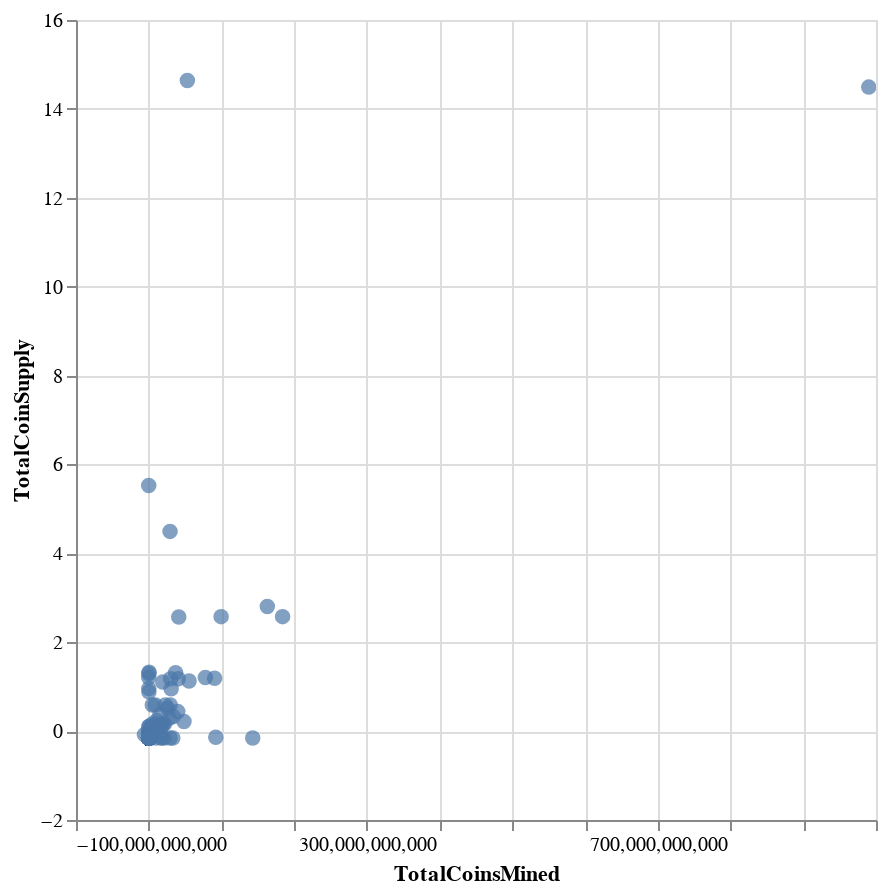

Here is the notebook cell this chart was saved with:
### Code cell
alt.Chart(clustered_df_scaled).mark_circle(size=60).encode(
    x="TotalCoinsMined", y="TotalCoinSupply", tooltip=['CoinName']
).interactive().properties(width=400, height=400)

### Figure 1 — Vega-Lite specification as saved in the notebook (floating-point values rounded to 4 significant figures; data arrays with more than 128 entries replaced by an {"elided": "..."} marker saying what was removed)
{"config": {"view": {"continuousWidth": 400, "continuousHeight": 300}}, "data": {"name": "data-36e9b2e7f77d1fc578996967d370d35b"}, "mark": {"type": "circle", "size": 60}, "encoding": {"tooltip": [{"type": "nominal", "field": "CoinName"}], "x": {"type": "quantitative", "field": "TotalCoinsMined"}, "y": {"type": "quantitative", "field": "TotalCoinSupply"}}, "height": 400, "selection": {"selector006": {"type": "interval", "bind": "scales", "encodings": ["x", "y"]}}, "width": 400, "$schema": "https://vega.github.io/schema/vega-lite/v4.8.1.json", "datasets": {"data-36e9b2e7f77d1fc578996967d370d35b": {"elided": "533 records"}}}
